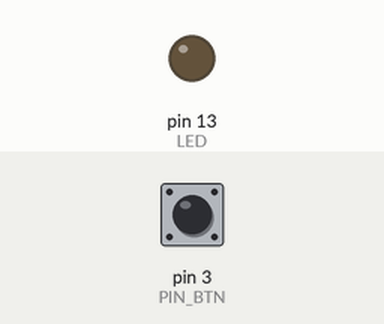
The sketch below on a simulated Arduino Uno, built with avr-gcc and run on an emulated ATmega328P. On the bench: output pins drawn as LEDs (lit = HIGH). The test bench sets the inputs (shaded band); at power-on: pin 3 (PIN_BTN) HIGH.

Above: at 1.2 s.
1.3 s: pin 3 (PIN_BTN) pulled LOW for 0.15 s
At 2.2 s:
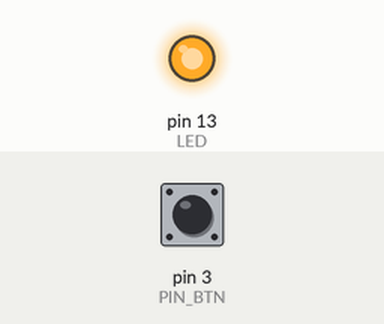
2.9 s: pin 3 (PIN_BTN) pulled LOW for 1 s
At 3.4 s:
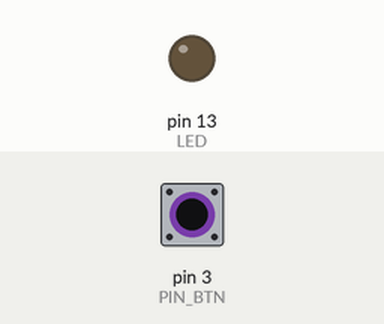
5.4 s: pin 3 (PIN_BTN) pulled LOW for 3.2 s
At 6.5 s:
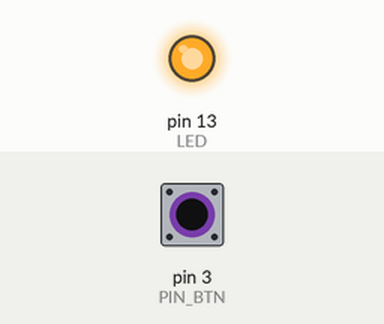
Timing chart, 0 to 8.4 s (numbered marks = the images above; inputs shaded):
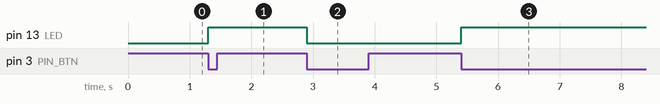

The sketch:

tlacitko_a_sestupna_hrana.ino
```cpp
#define LED     13
#define PIN_BTN 3

int btn_prev;
int led_state = LOW;

void setup() {
  pinMode(PIN_BTN, INPUT_PULLUP);
  pinMode(LED, OUTPUT);
  btn_prev = digitalRead(PIN_BTN);
}

void loop() {
  int btn = digitalRead(PIN_BTN);
  if (btn == LOW && btn_prev == HIGH) {
    led_state = !led_state;
  }
  btn_prev = btn;

  digitalWrite(LED, led_state);
}
```

Measured:
- after the input at 1.3 s, pin 13 (LED): LOW → HIGH at once
- after the input at 2.9 s, pin 13 (LED): HIGH → LOW at once
- after the input at 5.4 s, pin 13 (LED): LOW → HIGH at once
